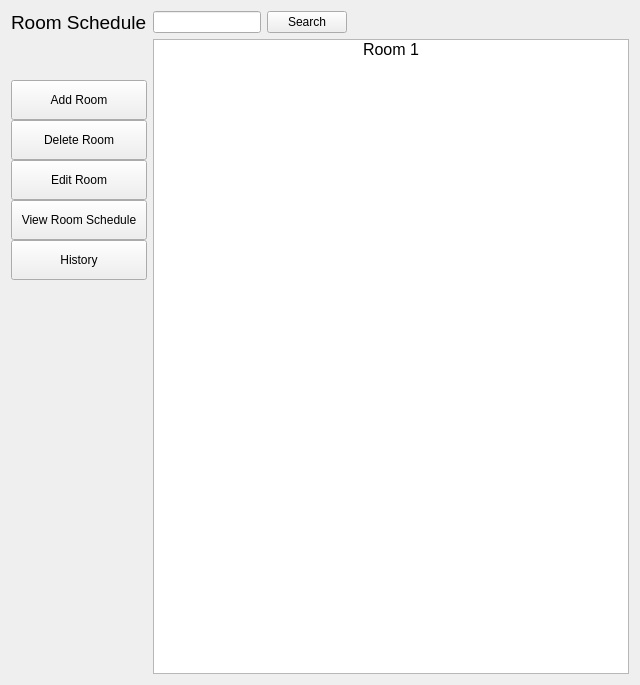
             <widget class="QWidget" name="schedule_stackedwidgetPage1">
              <attribute name="title">
               <string/>
              </attribute>
              <layout class="QGridLayout" name="gridLayout_3">
               <item row="0" column="1">
                <layout class="QHBoxLayout" name="horizontalLayout_19">
                 <item>
                  <widget class="QLineEdit" name="search_bar_room"/>
                 </item>
                 <item>
                  <widget class="QPushButton" name="search_room_btn">
                   <property name="text">
                    <string>Search</string>
                   </property>
                  </widget>
                 </item>
                </layout>
               </item>
               <item row="0" column="0" rowspan="2">
                <layout class="QVBoxLayout" name="verticalLayout_58">
                 <item>
                  <layout class="QVBoxLayout" name="verticalLayout_4">
                   <item>
                    <widget class="QLabel" name="label_3">
                     <property name="font">
                      <font>
                       <pointsize>14</pointsize>
                      </font>
                     </property>
                     <property name="text">
                      <string>Room Schedule</string>
                     </property>
                    </widget>
                   </item>
                  </layout>
                 </item>
                 <item>
                  <layout class="QVBoxLayout" name="verticalLayout_5">
                   <property name="spacing">
                    <number>0</number>
                   </property>
                   <item>
                    <spacer name="verticalSpacer_3">
                     <property name="orientation">
                      <enum>Qt::Vertical</enum>
                     </property>
                     <property name="sizeType">
                      <enum>QSizePolicy::Fixed</enum>
                     </property>
                     <property name="sizeHint" stdset="0">
                      <size>
                       <width>20</width>
                       <height>40</height>
                      </size>
                     </property>
                    </spacer>
                   </item>
                   <item>
                    <widget class="QPushButton" name="add_rm">
                     <property name="minimumSize">
                      <size>
                       <width>100</width>
                       <height>40</height>
                      </size>
                     </property>
                     <property name="text">
                      <string>Add Room</string>
                     </property>
                    </widget>
                   </item>
                   <item>
                    <widget class="QPushButton" name="del_rm">
                     <property name="minimumSize">
                      <size>
                       <width>100</width>
                       <height>40</height>
                      </size>
                     </property>
                     <property name="text">
                      <string>Delete Room</string>
                     </property>
                    </widget>
                   </item>
                   <item>
                    <widget class="QPushButton" name="edit_rm">
                     <property name="minimumSize">
                      <size>
                       <width>100</width>
                       <height>40</height>
                      </size>
                     </property>
                     <property name="text">
                      <string>Edit Room</string>
                     </property>
                    </widget>
                   </item>
                   <item>
                    <widget class="QPushButton" name="view_sched">
                     <property name="minimumSize">
                      <size>
                       <width>100</width>
                       <height>40</height>
                      </size>
                     </property>
                     <property name="text">
                      <string>View Room Schedule</string>
                     </property>
                    </widget>
                   </item>
                   <item>
                    <widget class="QPushButton" name="log_rm">
                     <property name="minimumSize">
                      <size>
                       <width>100</width>
                       <height>40</height>
                      </size>
                     </property>
                     <property name="text">
                      <string>History</string>
                     </property>
                    </widget>
                   </item>
                  </layout>
                 </item>
                 <item>
                  <spacer name="verticalSpacer_2">
                   <property name="orientation">
                    <enum>Qt::Vertical</enum>
                   </property>
                   <property name="sizeHint" stdset="0">
                    <size>
                     <width>20</width>
                     <height>394</height>
                    </size>
                   </property>
                  </spacer>
                 </item>
                </layout>
               </item>
               <item row="0" column="2">
                <spacer name="horizontalSpacer_14">
                 <property name="orientation">
                  <enum>Qt::Horizontal</enum>
                 </property>
                 <property name="sizeHint" stdset="0">
                  <size>
                   <width>276</width>
                   <height>20</height>
                  </size>
                 </property>
                </spacer>
               </item>
               <item row="1" column="1" colspan="2">
                <widget class="QListWidget" name="room_list">
                 <item>
                  <property name="text">
                   <string>Room 1</string>
                  </property>
                  <property name="font">
                   <font>
                    <pointsize>12</pointsize>
                   </font>
                  </property>
                  <property name="textAlignment">
                   <set>AlignCenter</set>
                  </property>
                  <property name="flags">
                   <set>ItemIsSelectable|ItemIsUserCheckable|ItemIsEnabled</set>
                  </property>
                 </item>
                </widget>
               </item>
              </layout>
             </widget>
